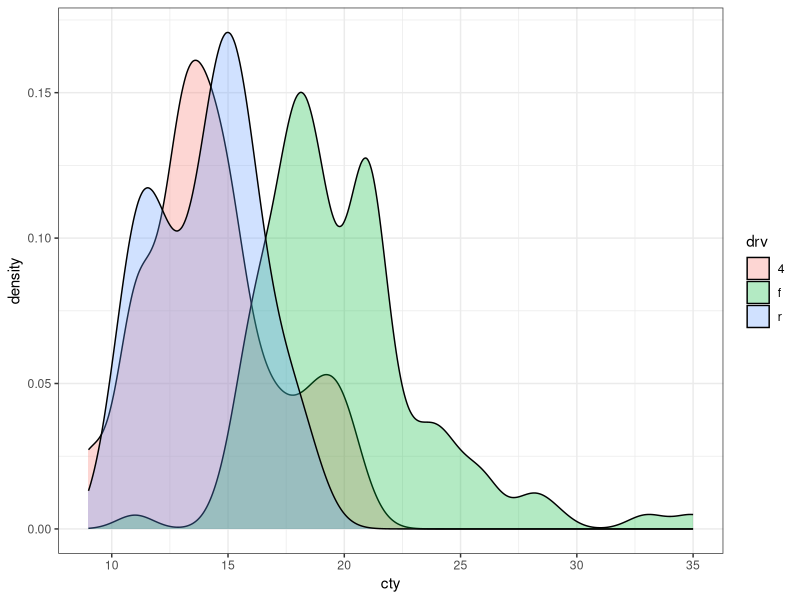
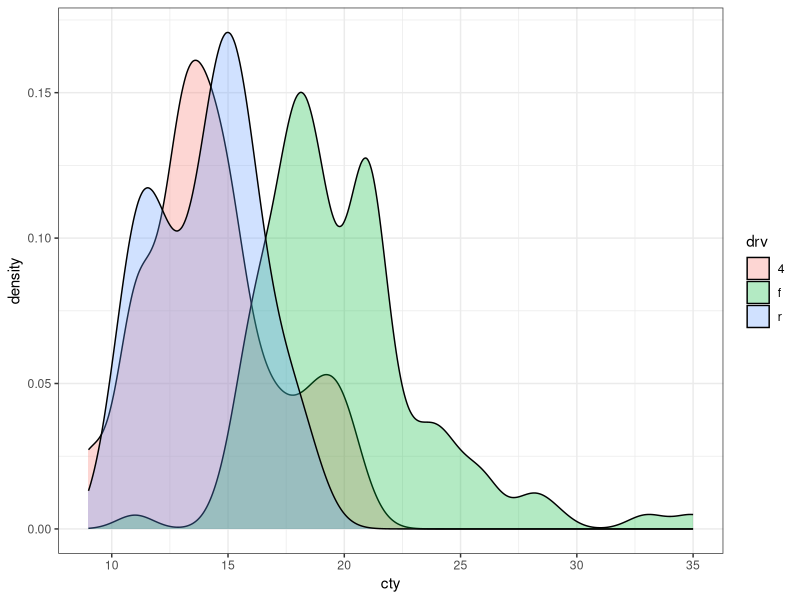
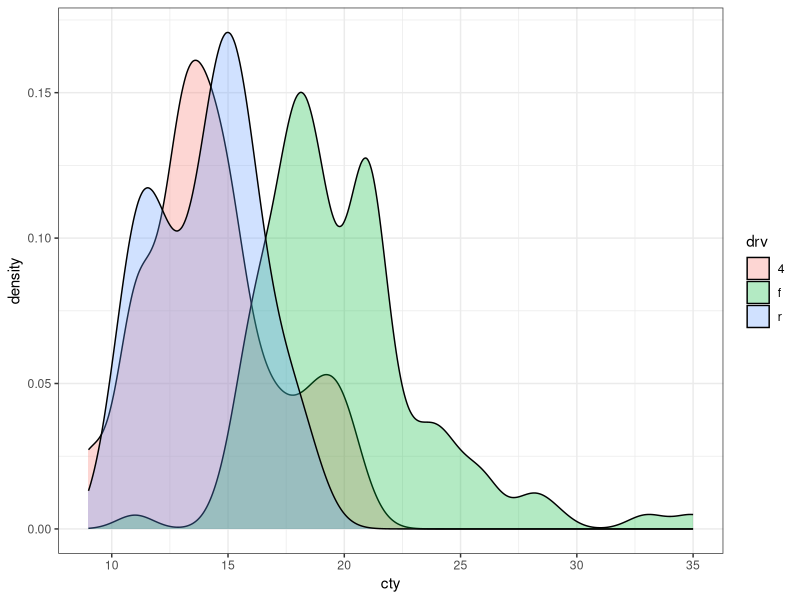

Generate these figures, in order, with R:
library(tidyverse)

?mpg

## aes(x, y, color, fill)

mpg %>% 
  ggplot(aes(x = cty, fill = drv)) +
  geom_density(alpha = 0.3) +
  theme_bw()
                 ## by default, plot = last_plot() as argument in ggsave
  ggsave("ggsave_mpg_plot.png",
         width = 10, height = 7, units = "cm",
         dpi = 300)



p <- mpg %>% 
  ggplot(aes(x = cty, fill = drv)) +
  geom_density(alpha = 0.3) +
  theme_bw()

?ggsave()

ggsave("ggsave_p.tiff", plot = p,
         width = 10, height = 7, units = "cm",
         dpi = 300)




